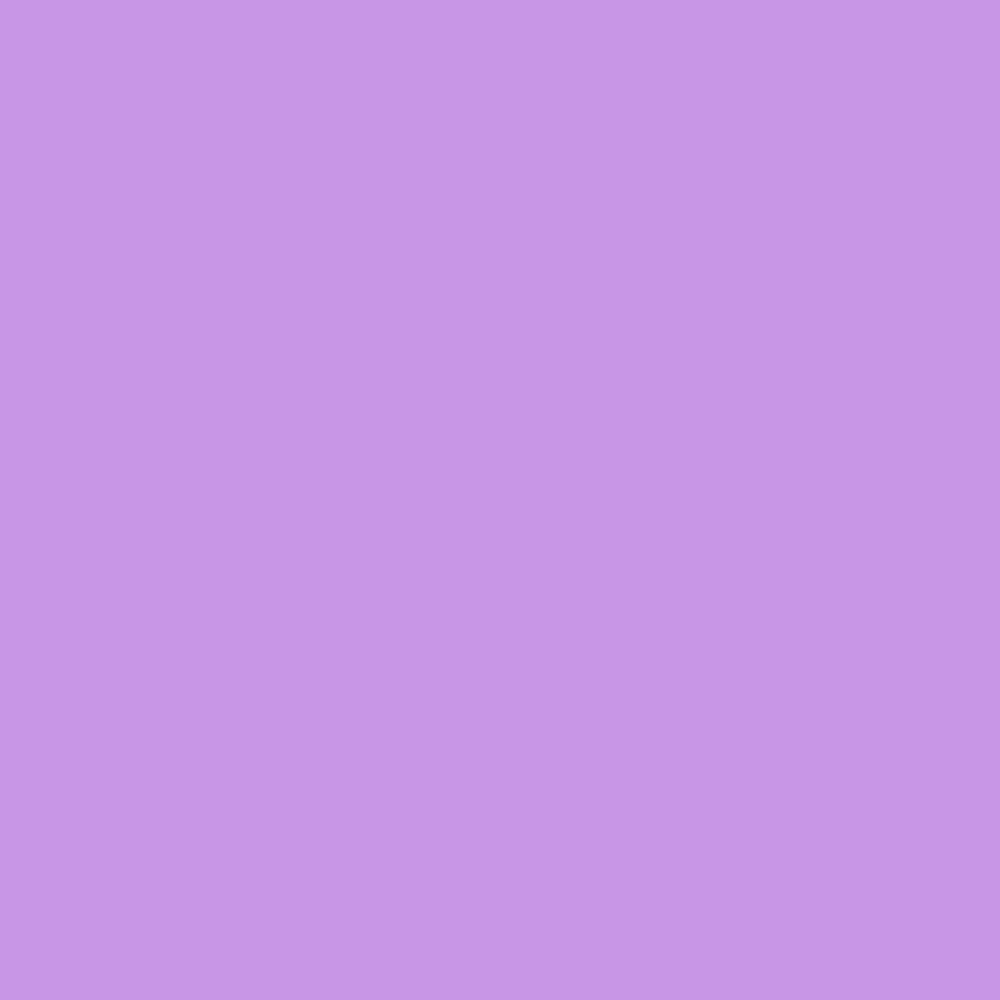
Frame 1 (no input)
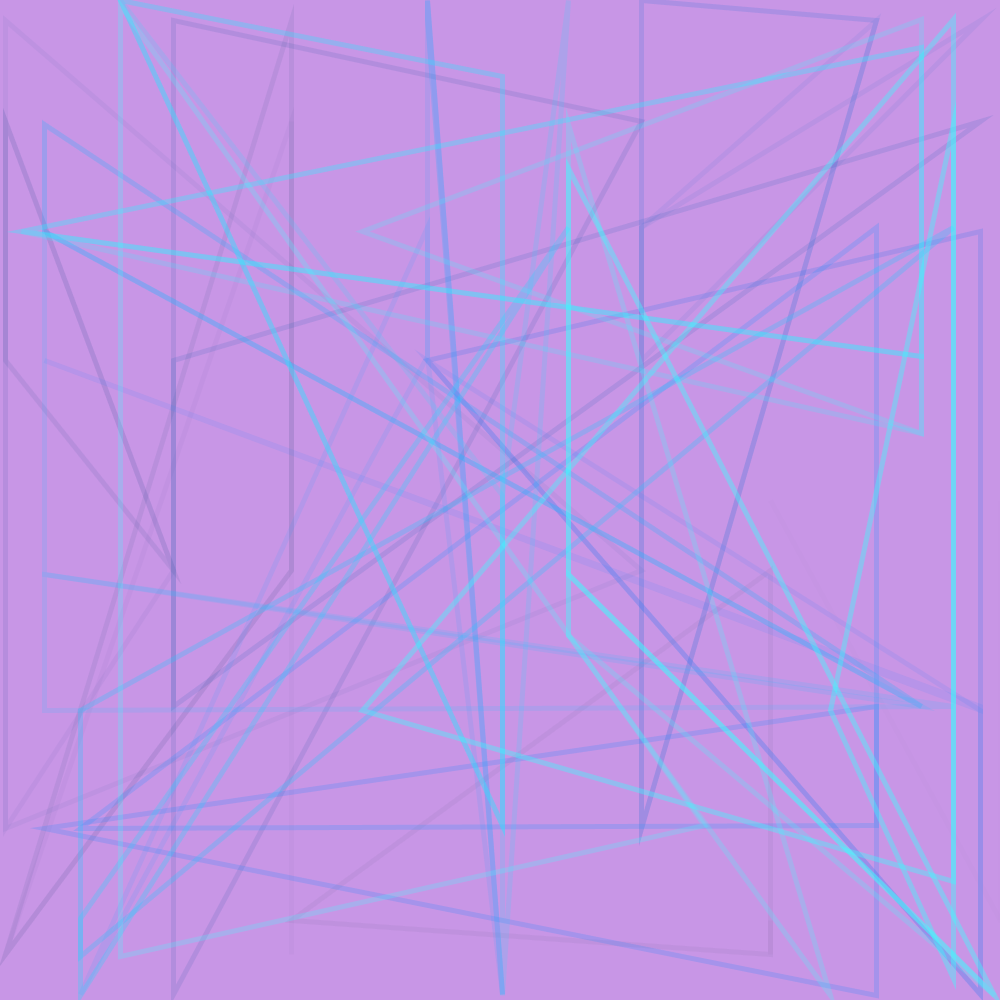
Frame 60 (the mouse pressed at the canvas centre just before this capture)
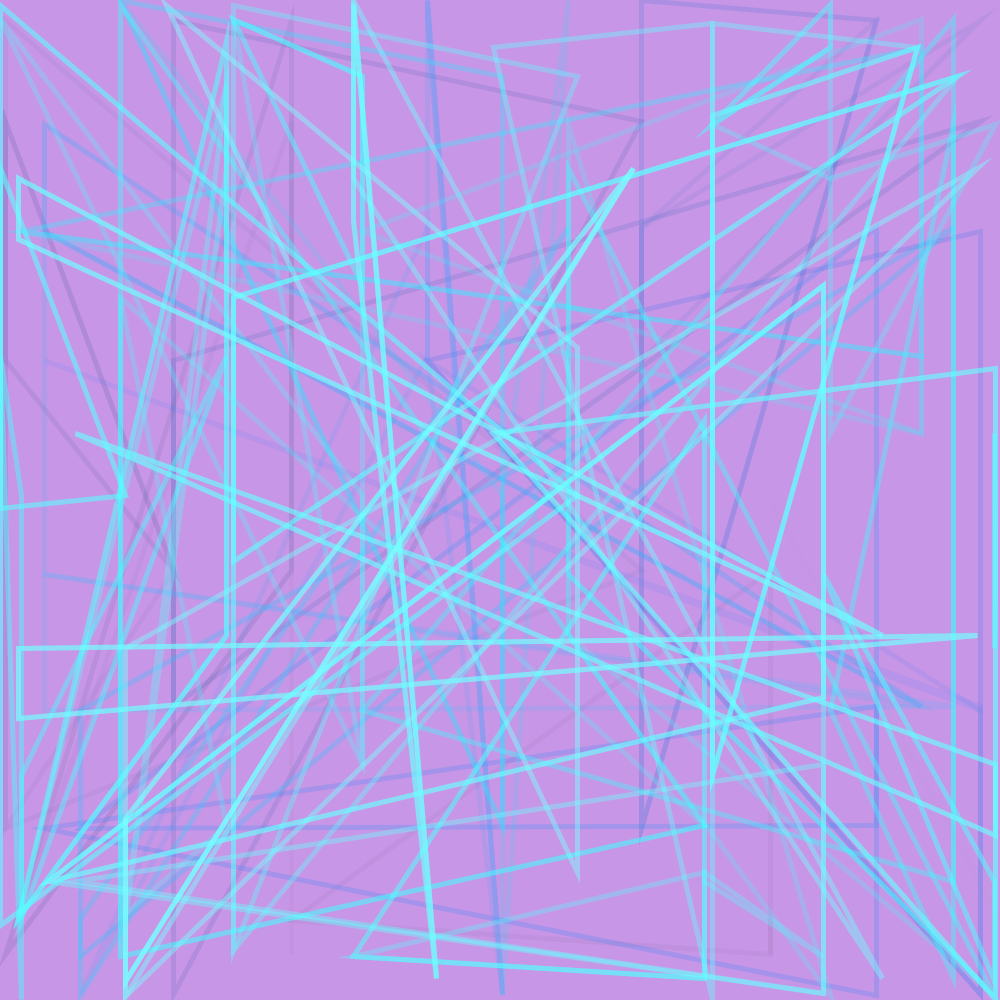
Frame 120 (the mouse held since frame 60 and released just before this capture)

The Processing sketch that drew these frames (run headless with seeded random() and noise(); from frame 60 on, the mouse is pressed at the canvas centre):

// Processing sketch: lines_making_shapes
// ── lines_making_shapes.pde
int e = 0;
int m = 0;
int r = 0;
int g = 0;
int b = 0;
void setup(){
  size(1000, 1000);
  background(200, 150, 230);
}

void draw(){
  stroke(r,g,b,e);
  r = r +1;
  g = g + 5;
  b = b + 10;
  e = e + 1;
  if (r > 255){
    r = 0;
    g = 0;
    b = 0;
    
  }
  noFill();
  m = m+1;
strokeWeight(5);
triangle(500 + 500 * cos(m/4),500 + 500 * sin(m/2),500 + 500 * cos(m/4),500 + 500 * sin(m/3),500 + 500 * cos(m/3),500 + 500 * sin(m/4));

}

void keyPressed(){
 save("triangles making art.png"); 
}
